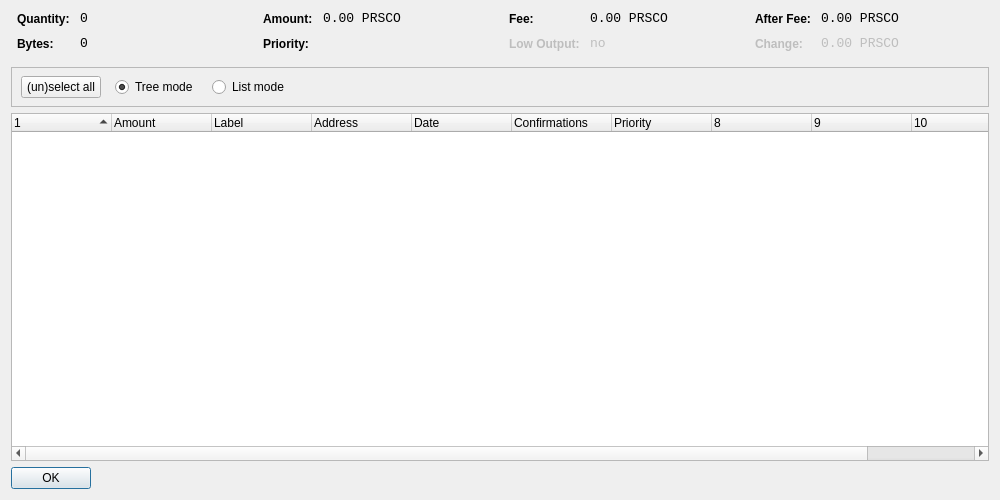
<?xml version="1.0" encoding="UTF-8"?>
<ui version="4.0">
 <class>CoinControlDialog</class>
 <widget class="QDialog" name="CoinControlDialog">
  <property name="geometry">
   <rect>
    <x>0</x>
    <y>0</y>
    <width>1000</width>
    <height>500</height>
   </rect>
  </property>
  <property name="windowTitle">
   <string>Coin Control</string>
  </property>
  <layout class="QVBoxLayout" name="verticalLayout">
   <item>
    <layout class="QHBoxLayout" name="horizontalLayoutTop" stretch="0,0,0,0">
     <property name="topMargin">
      <number>0</number>
     </property>
     <property name="bottomMargin">
      <number>10</number>
     </property>
     <item>
      <layout class="QFormLayout" name="formLayoutCoinControl1">
       <property name="horizontalSpacing">
        <number>10</number>
       </property>
       <property name="verticalSpacing">
        <number>10</number>
       </property>
       <property name="leftMargin">
        <number>6</number>
       </property>
       <property name="rightMargin">
        <number>6</number>
       </property>
       <item row="0" column="0">
        <widget class="QLabel" name="labelCoinControlQuantityText">
         <property name="styleSheet">
          <string notr="true">font-weight:bold;</string>
         </property>
         <property name="text">
          <string>Quantity:</string>
         </property>
        </widget>
       </item>
       <item row="0" column="1">
        <widget class="QLabel" name="labelCoinControlQuantity">
         <property name="font">
          <font>
           <family>Monospace</family>
           <pointsize>10</pointsize>
          </font>
         </property>
         <property name="cursor">
          <cursorShape>IBeamCursor</cursorShape>
         </property>
         <property name="contextMenuPolicy">
          <enum>Qt::ActionsContextMenu</enum>
         </property>
         <property name="text">
          <string notr="true">0</string>
         </property>
         <property name="textInteractionFlags">
          <set>Qt::LinksAccessibleByMouse|Qt::TextSelectableByKeyboard|Qt::TextSelectableByMouse</set>
         </property>
        </widget>
       </item>
       <item row="1" column="0">
        <widget class="QLabel" name="labelCoinControlBytesText">
         <property name="styleSheet">
          <string notr="true">font-weight:bold;</string>
         </property>
         <property name="text">
          <string>Bytes:</string>
         </property>
        </widget>
       </item>
       <item row="1" column="1">
        <widget class="QLabel" name="labelCoinControlBytes">
         <property name="font">
          <font>
           <family>Monospace</family>
           <pointsize>10</pointsize>
          </font>
         </property>
         <property name="cursor">
          <cursorShape>IBeamCursor</cursorShape>
         </property>
         <property name="contextMenuPolicy">
          <enum>Qt::ActionsContextMenu</enum>
         </property>
         <property name="text">
          <string notr="true">0</string>
         </property>
         <property name="textInteractionFlags">
          <set>Qt::LinksAccessibleByMouse|Qt::TextSelectableByKeyboard|Qt::TextSelectableByMouse</set>
         </property>
        </widget>
       </item>
      </layout>
     </item>
     <item>
      <layout class="QFormLayout" name="formLayoutCoinControl2">
       <property name="horizontalSpacing">
        <number>10</number>
       </property>
       <property name="verticalSpacing">
        <number>10</number>
       </property>
       <property name="leftMargin">
        <number>6</number>
       </property>
       <property name="rightMargin">
        <number>6</number>
       </property>
       <item row="0" column="0">
        <widget class="QLabel" name="labelCoinControlAmountText">
         <property name="styleSheet">
          <string notr="true">font-weight:bold;</string>
         </property>
         <property name="text">
          <string>Amount:</string>
         </property>
        </widget>
       </item>
       <item row="0" column="1">
        <widget class="QLabel" name="labelCoinControlAmount">
         <property name="font">
          <font>
           <family>Monospace</family>
           <pointsize>10</pointsize>
          </font>
         </property>
         <property name="cursor">
          <cursorShape>IBeamCursor</cursorShape>
         </property>
         <property name="contextMenuPolicy">
          <enum>Qt::ActionsContextMenu</enum>
         </property>
         <property name="text">
          <string notr="true">0.00 PRSCO</string>
         </property>
         <property name="textInteractionFlags">
          <set>Qt::LinksAccessibleByMouse|Qt::TextSelectableByKeyboard|Qt::TextSelectableByMouse</set>
         </property>
        </widget>
       </item>
       <item row="1" column="0">
        <widget class="QLabel" name="labelCoinControlPriorityText">
         <property name="styleSheet">
          <string notr="true">font-weight:bold;</string>
         </property>
         <property name="text">
          <string>Priority:</string>
         </property>
        </widget>
       </item>
       <item row="1" column="1">
        <widget class="QLabel" name="labelCoinControlPriority">
         <property name="font">
          <font>
           <family>Monospace</family>
           <pointsize>10</pointsize>
          </font>
         </property>
         <property name="cursor">
          <cursorShape>IBeamCursor</cursorShape>
         </property>
         <property name="contextMenuPolicy">
          <enum>Qt::ActionsContextMenu</enum>
         </property>
         <property name="text">
          <string/>
         </property>
         <property name="textInteractionFlags">
          <set>Qt::LinksAccessibleByMouse|Qt::TextSelectableByKeyboard|Qt::TextSelectableByMouse</set>
         </property>
        </widget>
       </item>
      </layout>
     </item>
     <item>
      <layout class="QFormLayout" name="formLayoutCoinControl3">
       <property name="horizontalSpacing">
        <number>10</number>
       </property>
       <property name="verticalSpacing">
        <number>10</number>
       </property>
       <property name="leftMargin">
        <number>6</number>
       </property>
       <property name="rightMargin">
        <number>6</number>
       </property>
       <item row="0" column="0">
        <widget class="QLabel" name="labelCoinControlFeeText">
         <property name="styleSheet">
          <string notr="true">font-weight:bold;</string>
         </property>
         <property name="text">
          <string>Fee:</string>
         </property>
        </widget>
       </item>
       <item row="0" column="1">
        <widget class="QLabel" name="labelCoinControlFee">
         <property name="font">
          <font>
           <family>Monospace</family>
           <pointsize>10</pointsize>
          </font>
         </property>
         <property name="cursor">
          <cursorShape>IBeamCursor</cursorShape>
         </property>
         <property name="contextMenuPolicy">
          <enum>Qt::ActionsContextMenu</enum>
         </property>
         <property name="text">
          <string notr="true">0.00 PRSCO</string>
         </property>
         <property name="textInteractionFlags">
          <set>Qt::LinksAccessibleByMouse|Qt::TextSelectableByKeyboard|Qt::TextSelectableByMouse</set>
         </property>
        </widget>
       </item>
       <item row="1" column="0">
        <widget class="QLabel" name="labelCoinControlLowOutputText">
         <property name="enabled">
          <bool>false</bool>
         </property>
         <property name="styleSheet">
          <string notr="true">font-weight:bold;</string>
         </property>
         <property name="text">
          <string>Low Output:</string>
         </property>
        </widget>
       </item>
       <item row="1" column="1">
        <widget class="QLabel" name="labelCoinControlLowOutput">
         <property name="enabled">
          <bool>false</bool>
         </property>
         <property name="font">
          <font>
           <family>Monospace</family>
           <pointsize>10</pointsize>
          </font>
         </property>
         <property name="cursor">
          <cursorShape>IBeamCursor</cursorShape>
         </property>
         <property name="contextMenuPolicy">
          <enum>Qt::ActionsContextMenu</enum>
         </property>
         <property name="text">
          <string notr="true">no</string>
         </property>
         <property name="textInteractionFlags">
          <set>Qt::LinksAccessibleByMouse|Qt::TextSelectableByKeyboard|Qt::TextSelectableByMouse</set>
         </property>
        </widget>
       </item>
      </layout>
     </item>
     <item>
      <layout class="QFormLayout" name="formLayoutCoinControl4">
       <property name="horizontalSpacing">
        <number>10</number>
       </property>
       <property name="verticalSpacing">
        <number>10</number>
       </property>
       <property name="leftMargin">
        <number>6</number>
       </property>
       <property name="rightMargin">
        <number>6</number>
       </property>
       <item row="0" column="0">
        <widget class="QLabel" name="labelCoinControlAfterFeeText">
         <property name="styleSheet">
          <string notr="true">font-weight:bold;</string>
         </property>
         <property name="text">
          <string>After Fee:</string>
         </property>
        </widget>
       </item>
       <item row="0" column="1">
        <widget class="QLabel" name="labelCoinControlAfterFee">
         <property name="font">
          <font>
           <family>Monospace</family>
           <pointsize>10</pointsize>
          </font>
         </property>
         <property name="cursor">
          <cursorShape>IBeamCursor</cursorShape>
         </property>
         <property name="contextMenuPolicy">
          <enum>Qt::ActionsContextMenu</enum>
         </property>
         <property name="text">
          <string notr="true">0.00 PRSCO</string>
         </property>
         <property name="textInteractionFlags">
          <set>Qt::LinksAccessibleByMouse|Qt::TextSelectableByKeyboard|Qt::TextSelectableByMouse</set>
         </property>
        </widget>
       </item>
       <item row="1" column="0">
        <widget class="QLabel" name="labelCoinControlChangeText">
         <property name="enabled">
          <bool>false</bool>
         </property>
         <property name="styleSheet">
          <string notr="true">font-weight:bold;</string>
         </property>
         <property name="text">
          <string>Change:</string>
         </property>
        </widget>
       </item>
       <item row="1" column="1">
        <widget class="QLabel" name="labelCoinControlChange">
         <property name="enabled">
          <bool>false</bool>
         </property>
         <property name="font">
          <font>
           <family>Monospace</family>
           <pointsize>10</pointsize>
          </font>
         </property>
         <property name="cursor">
          <cursorShape>IBeamCursor</cursorShape>
         </property>
         <property name="contextMenuPolicy">
          <enum>Qt::ActionsContextMenu</enum>
         </property>
         <property name="text">
          <string notr="true">0.00 PRSCO</string>
         </property>
         <property name="textInteractionFlags">
          <set>Qt::LinksAccessibleByMouse|Qt::TextSelectableByKeyboard|Qt::TextSelectableByMouse</set>
         </property>
        </widget>
       </item>
      </layout>
     </item>
    </layout>
   </item>
   <item>
    <widget class="QFrame" name="frame">
     <property name="minimumSize">
      <size>
       <width>0</width>
       <height>40</height>
      </size>
     </property>
     <property name="frameShape">
      <enum>QFrame::StyledPanel</enum>
     </property>
     <property name="frameShadow">
      <enum>QFrame::Sunken</enum>
     </property>
     <widget class="QWidget" name="horizontalLayoutWidget">
      <property name="geometry">
       <rect>
        <x>10</x>
        <y>0</y>
        <width>781</width>
        <height>41</height>
       </rect>
      </property>
      <layout class="QHBoxLayout" name="horizontalLayoutPanel" stretch="0,0,0,0,0">
       <property name="spacing">
        <number>14</number>
       </property>
       <item>
        <widget class="QPushButton" name="pushButtonSelectAll">
         <property name="sizePolicy">
          <sizepolicy hsizetype="Maximum" vsizetype="Fixed">
           <horstretch>0</horstretch>
           <verstretch>0</verstretch>
          </sizepolicy>
         </property>
         <property name="text">
          <string>(un)select all</string>
         </property>
        </widget>
       </item>
       <item>
        <widget class="QRadioButton" name="radioTreeMode">
         <property name="sizePolicy">
          <sizepolicy hsizetype="Maximum" vsizetype="Fixed">
           <horstretch>0</horstretch>
           <verstretch>0</verstretch>
          </sizepolicy>
         </property>
         <property name="text">
          <string>Tree mode</string>
         </property>
         <property name="checked">
          <bool>true</bool>
         </property>
        </widget>
       </item>
       <item>
        <widget class="QRadioButton" name="radioListMode">
         <property name="sizePolicy">
          <sizepolicy hsizetype="Maximum" vsizetype="Fixed">
           <horstretch>0</horstretch>
           <verstretch>0</verstretch>
          </sizepolicy>
         </property>
         <property name="text">
          <string>List mode</string>
         </property>
        </widget>
       </item>
       <item>
        <spacer name="horizontalSpacer">
         <property name="orientation">
          <enum>Qt::Horizontal</enum>
         </property>
         <property name="sizeHint" stdset="0">
          <size>
           <width>40</width>
           <height>20</height>
          </size>
         </property>
        </spacer>
       </item>
      </layout>
     </widget>
    </widget>
   </item>
   <item>
    <widget class="CoinControlTreeWidget" name="treeWidget">
     <property name="contextMenuPolicy">
      <enum>Qt::CustomContextMenu</enum>
     </property>
     <property name="sortingEnabled">
      <bool>false</bool>
     </property>
     <property name="columnCount">
      <number>11</number>
     </property>
     <attribute name="headerShowSortIndicator" stdset="0">
      <bool>true</bool>
     </attribute>
     <attribute name="headerStretchLastSection">
      <bool>false</bool>
     </attribute>
     <column>
      <property name="text">
       <string/>
      </property>
     </column>
     <column>
      <property name="text">
       <string>Amount</string>
      </property>
     </column>
     <column>
      <property name="text">
       <string>Label</string>
      </property>
     </column>
     <column>
      <property name="text">
       <string>Address</string>
      </property>
     </column>
     <column>
      <property name="text">
       <string>Date</string>
      </property>
     </column>
     <column>
      <property name="text">
       <string>Confirmations</string>
      </property>
      <property name="toolTip">
       <string>Confirmed</string>
      </property>
     </column>
     <column>
      <property name="text">
       <string>Priority</string>
      </property>
     </column>
     <column>
      <property name="text">
       <string/>
      </property>
     </column>
     <column>
      <property name="text">
       <string/>
      </property>
     </column>
     <column>
      <property name="text">
       <string/>
      </property>
     </column>
     <column>
      <property name="text">
       <string/>
      </property>
     </column>
    </widget>
   </item>
   <item>
    <widget class="QDialogButtonBox" name="buttonBox">
     <property name="sizePolicy">
      <sizepolicy hsizetype="Maximum" vsizetype="Fixed">
       <horstretch>0</horstretch>
       <verstretch>0</verstretch>
      </sizepolicy>
     </property>
     <property name="orientation">
      <enum>Qt::Horizontal</enum>
     </property>
     <property name="standardButtons">
      <set>QDialogButtonBox::Ok</set>
     </property>
    </widget>
   </item>
  </layout>
 </widget>
 <customwidgets>
  <customwidget>
   <class>CoinControlTreeWidget</class>
   <extends>QTreeWidget</extends>
   <header>coincontroltreewidget.h</header>
  </customwidget>
 </customwidgets>
 <resources/>
 <connections/>
</ui>
